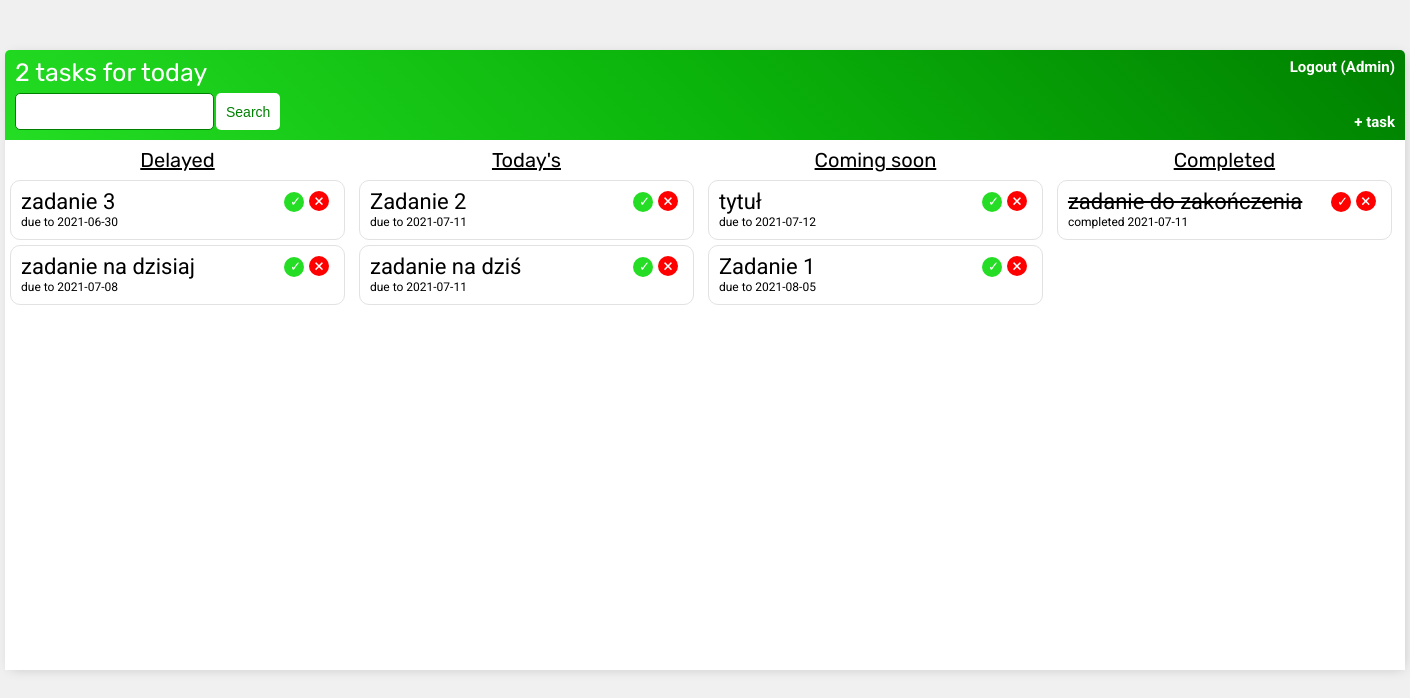
The app's page / (signed in) with its own data.
### base/models.py (models this page shows, shortened)
class Task(models.Model):
    user = models.ForeignKey(User, on_delete=models.CASCADE, null=True, blank=True)
    title = models.CharField(max_length=200)
    description = models.TextField(null=True, blank=True)
    completed = models.BooleanField(default=False)
    created = models.DateTimeField(auto_now_add=True)
    due_date = models.DateField(default=date.today, null=True, blank=True)
    completed_date = models.DateTimeField(null=True, blank=True)
    def __str__(self):
        return self.title
    @property
    def past(self):
        try:
            return date.today() > self.due_date
        except TypeError:
            return None
    @property
    def today(self):
        return date.today() == self.due_date
    @property
    def coming(self):
        try:
            return date.today() < self.due_date
        except TypeError:
            return self.due_date == None

### base/views.py (the view)
# urls.py: path('', TaskList.as_view(), name='tasks'),
class TaskList(LoginRequiredMixin, ListView):
    model = Task
    context_object_name = 'tasks'
    def get_context_data(self, **kwargs):
        context = super().get_context_data(**kwargs)
        context['tasks'] = context['tasks'].filter(user=self.request.user).order_by('completed', 'due_date')
        context['count'] = context['tasks'].filter(completed=False, due_date=date.today()).count()
        search_input = self.request.GET.get('search-area') or ''
        if search_input:
            context['tasks'] = context['tasks'].filter(title__contains=search_input)
        context['search_input'] = search_input
        return context

### base/templates/base/task_list.html (shortened to what this page needs)
{% extends 'base/main.html' %}
{% block content %}
<main class="main-container">
<header>
    <section>
        <h1>{{count}} task{{ count|pluralize:"s" }} for today</h1>
        <form class="search-bar" method="GET">
            <input type="text" name="search-area" value="{{search_input}}">
            <input class="search-btn" type="submit" value="Search">
        </form>
    </section>
    <nav>
        <a href="{% url 'logout' %}">Logout ({{request.user|title}})</a>
        <a href="{% url 'task-create' %}">&#43; task</a>
    </nav>
</header>
<ul class="tasklist">
    <h3>Delayed</h3>
    {% for task in tasks %}
    {% if task.past %}
    {% if task.completed == False %}
    <li class="task">
        <section class="task-wrapper">
            <a class="task-link" href="{% url 'task-detail' task.id %}">{{task}}</a>
            <form method="post" action="{% url 'complete' task.pk %}">
                <input class="complete-btn" type="submit" value="&#10003;" />
            </form>
            <a class="delete-btn" href="{% url 'task-delete' task.id %}">&#215;</a>
        </section>
        <time>due to {{task.due_date}}</time>
    </li>
    {% endif %}
    {% endif %}
    {% endfor %}
</ul>
<ul class="tasklist">
    <h3>Today's</h3>
    {% for task in tasks %}
    {% if task.today %}
    {% if task.completed == False %}
    <li class="task">
        <section class="task-wrapper">
            <a class="task-link" href="{% url 'task-detail' task.id %}">{{task}}</a>
            <form method="post" action="{% url 'complete' task.pk %}">
                <input class="complete-btn" type="submit" value="&#10003;" />
            </form>
            <a class="delete-btn" class="delete-link" href="{% url 'task-delete' task.id %}">&#215;</a>
        </section>
        <time>due to {{task.due_date}}</time>
    </li>
    {% endif %}
    {% endif %}
    {% endfor %}
</ul>
<ul class="tasklist">
    <h3>Coming soon</h3>
    {% for task in tasks %}
    {% if task.coming %}
    {% if task.completed == False %}
    <li class="task">
        <section class="task-wrapper">
            <a class="task-link" href="{% url 'task-detail' task.id %}">{{task}}</a>
            <form method="post" action="{% url 'complete' task.pk %}">
                <input class="complete-btn" type="submit" value="&#10003;" />
            </form>
            <a class="delete-btn" class="delete-link" href="{% url 'task-delete' task.id %}">&#215;</a>
        </section>
        <time>
            {% if task.due_date %}
                due to {{task.due_date}}
            {% else %}
                (no date)
            {% endif %}
        </time>
    </li>
    {% endif %}
    {% endif %}
    {% endfor %}
</ul>
<ul class="tasklist">
    <h3>Completed</h3>
    {% for task in tasks %}
    {% if task.completed %}
    <li class="task">
        <section class="task-wrapper">
            <a class="task-link" href="{% url 'task-detail' task.id %}"><s>{{task}}</s></a>
            <form method="post" action="{% url 'complete' task.pk %}">
                <input class="uncomplete-btn" type="submit" value="&#10003;" />
            </form>
            <a class="delete-btn" href="{% url 'task-delete' task.id %}">&#215;</a>
        </section>
        <time>completed {{task.completed_date|date}}</time>
    </li>
    {% endif %}
    {% endfor %}
</ul>
</main>
{% endblock content %}

### base/static/base/style.css (style rules this page uses)
:root { --green1: rgb(36, 221, 36); --green2: rgb(11, 180, 11); --header-background-color: linear-gradient(45deg, var(--green1) 0%, var(--green2) 50%, green 100%); }
body { background-color: #f0f0f0; font-family: 'Roboto', sans-serif; padding-top: 50px; }
h1, h3 { font-family: 'Rubik', sans-serif; }
h1 { font-size: 25px; }
h3 { font-size: 20px; text-align: center; padding-top: 10px; padding-bottom: 5px; text-decoration: underline; }
main { border-radius: 5px 5px 0 0; margin: auto; background-color: white; box-shadow: 2px 2px 13px -4px rgba(0, 0, 0, 0.21); }
.main-container { width: 1400px; min-height: 620px; }
header { display: flex; justify-content: space-between; height: 70px; color: white; padding: 10px; border-radius: 5px 5px 0 0; background: var(--header-background-color); }
header section { display: flex; flex-direction: column; justify-content: space-between; }
header nav { display: flex; text-align: right; flex-direction: column; justify-content: space-between; }
header a { color: white; font-size: 15px; font-weight: bold; text-decoration: none; }
.search-bar { display: inline-flex; }
input[type=text], input[type=password], textarea, .text-field { border: 1px solid green; border-radius: 5px; padding: 10px; width: 95%; }
.search-btn { border: none; background-color: white; color: green; padding: 10px; margin-left: 2px; font-size: 14px; border-radius: 5px; cursor: pointer; text-decoration: none; }
.complete-btn { background-color: var(--green1); color: white; height: 20px; width: 20px; border-radius: 10px; text-decoration: none; cursor: pointer; border: none; }
.uncomplete-btn { background-color: red; color: white; height: 20px; width: 20px; border-radius: 10px; text-decoration: none; cursor: pointer; border: none; }
.delete-btn { display: block; background-color: red; height: 19px; width: 20px; color: white; border-radius: 10px; text-decoration: none; text-align: center; padding-top: 1px; margin: 0 5px 0 5px; }
time { font-size: 12px; }
.tasklist { display: inline-block; vertical-align: top; width: 345px; }
.task { padding: 10px; background-color: white; border: 1px solid rgb(226, 226, 226); margin: 5px; border-radius: 10px; }
.task-wrapper { display: flex; flex-flow: row wrap; justify-content: flex-end; font-size: 18px; }
.task-link { margin-right: auto; text-decoration: none; color: black; font-size: 22px; }

### records on screen
Task: title "zadanie 3", due_date "2021-06-30"
Task: title "zadanie na dzisiaj", due_date "2021-07-08"
Task: title "Zadanie 2", due_date "2021-07-11"
Task: title "zadanie na dziś", due_date "2021-07-11"
Task: title "tytuł", due_date "2021-07-12"
Task: title "Zadanie 1", due_date "2021-08-05"
Task: title "zadanie do zakończenia", completed_date "2021-07-11"

### other values on screen
{{ count }} "2"
{{ request.user|title }} "Admin"
